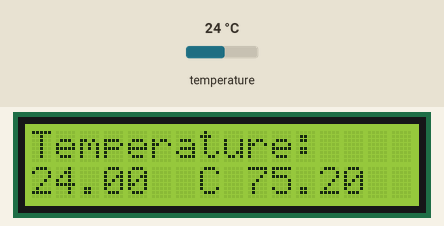
This sketch was run on a simulated Arduino Uno, built with avr-gcc and run on an emulated ATmega328P. Parts: 16×2 character LCD. The test bench sets the inputs (shaded band); at power-on: temperature 24 °C.

Above: at 1.2 s.
1.3 s: temperature set to 12 °C
At 3.8 s:
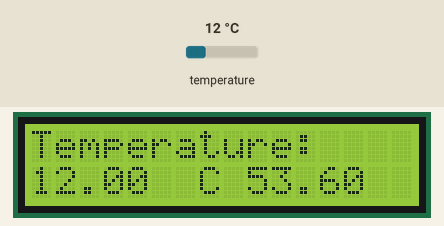
4.1 s: temperature set to 19 °C
At 5.5 s:
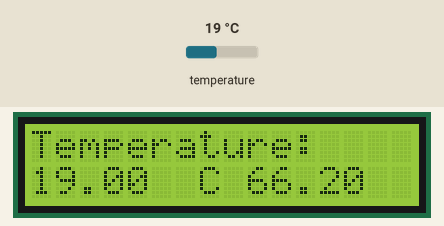
6.3 s: temperature set to 28 °C
At 7.1 s:
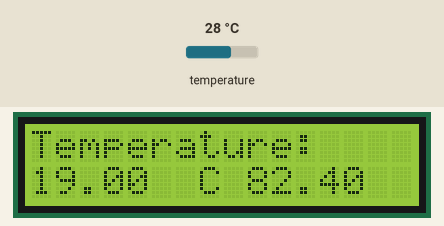
Timing chart, 0 to 9.3 s (numbered marks = the images above; inputs shaded):
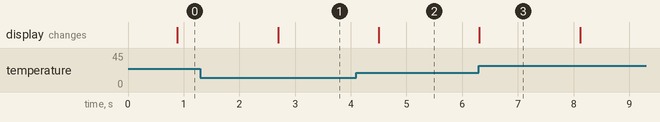

The sketch:

C_and_F.ino
```cpp
#include <OneWire.h>
#include <DallasTemperature.h>
#include <LiquidCrystal_I2C.h>
#include <Wire.h>
#define ONE_WIRE_BUS 2

OneWire oneWire(ONE_WIRE_BUS);
LiquidCrystal_I2C lcd(0x27, 16, 2);
DallasTemperature sensors(&oneWire);

void setup() {
  sensors.begin();
  Serial.begin(9600);
     lcd.init();
  lcd.backlight();

}


void loop() {

sensors.requestTemperatures();

  lcd.clear();
  lcd.setCursor(0, 0);
  lcd.print("Temperature: ");
  lcd.setCursor(0, 1);
  lcd.print(sensors.getTempCByIndex(0));
  lcd.setCursor(7, 1);
  lcd.print("C");
  lcd.setCursor(9, 1);
  lcd.print( (sensors.getTempCByIndex(0)*9.0 )/5.0 + 32.0 );
  lcd.setCursor(16, 1);
  lcd.print("F");
  delay(1000);

}
```

Measured:
- after the input at 1.3 s, the display: changes after 1.4 s (image 1)
- after the input at 4.1 s, the display: changes after 0.40 s (image 2)
- after the input at 6.3 s, the display: changes at once (image 3)
- what the display in image 3 shows lasts 1.8 s, from 6.3 s to 8.1 s
